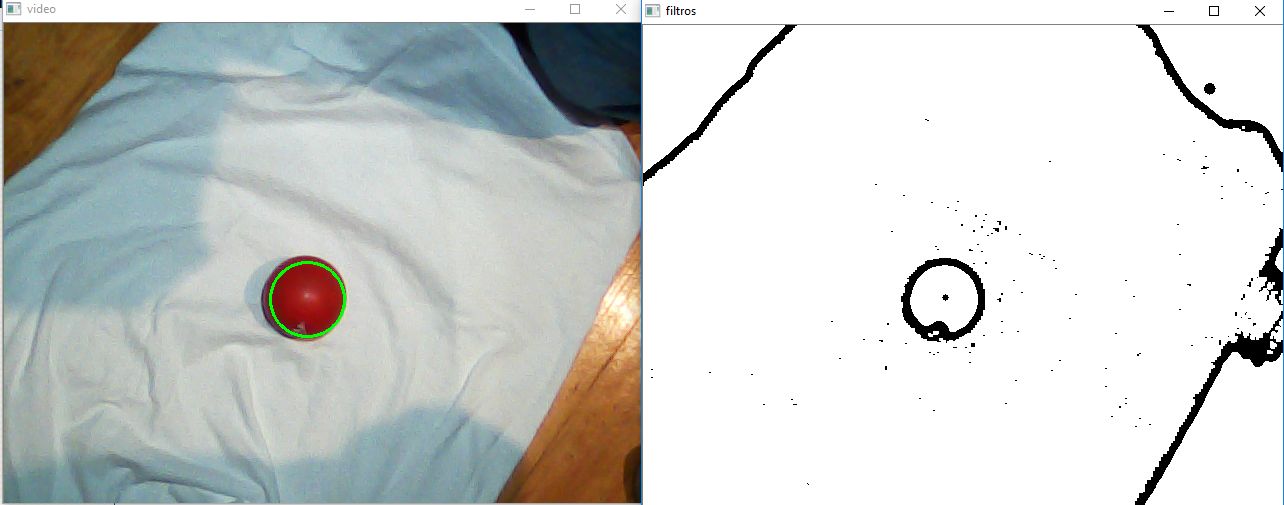
//> input picture 2. clase19-01-2019/programas clase/ball.PNG, 1284 x 505 px, given in place of the camera
$ ./balldetection   (built with g++ and OpenCV 4)
//> lines starting //> are read from the running program, lines starting //| are printed output that depends on the picture; after the words box and inside, x2 and y2 are one past the last pixel; in counts of white or black regions, pixels touching at a corner belong together

//g++ $(pkg-config --cflags --libs opencv) -std=c++11  programaClase.cpp -o yourFileProgram
#include "opencv2/opencv.hpp"
using namespace cv;
using namespace std;
int main(int, char**)
{
    int circulosMax = 5;
    circulosMax = circulosMax -1;
    vector<Vec3f> circles;
    Scalar min = Scalar(0,0,66);
    Scalar max = Scalar(162,114,255);
    Mat frame;
    Mat hsv;
    Mat mask;
    Mat frame2;
    Mat filtro1, filtro2;

    VideoCapture cap(0);
    if(!cap.isOpened())
        return -1;

    for(;;)
    {

        cap >> frame;
//> frame is the input picture: 505 rows x 1284 cols, CV_8UC3; mean B, G, R 206.5, 208.6, 205.3
        cvtColor(frame, hsv, COLOR_BGR2HSV);
//> hsv: 505 rows x 1284 cols, CV_8UC3; mean H, S, V 33.1, 24.6, 213.3
        Scalar min = Scalar(0,0,66);
        Scalar max = Scalar(162,114,255);

        inRange(hsv, min, max, mask);
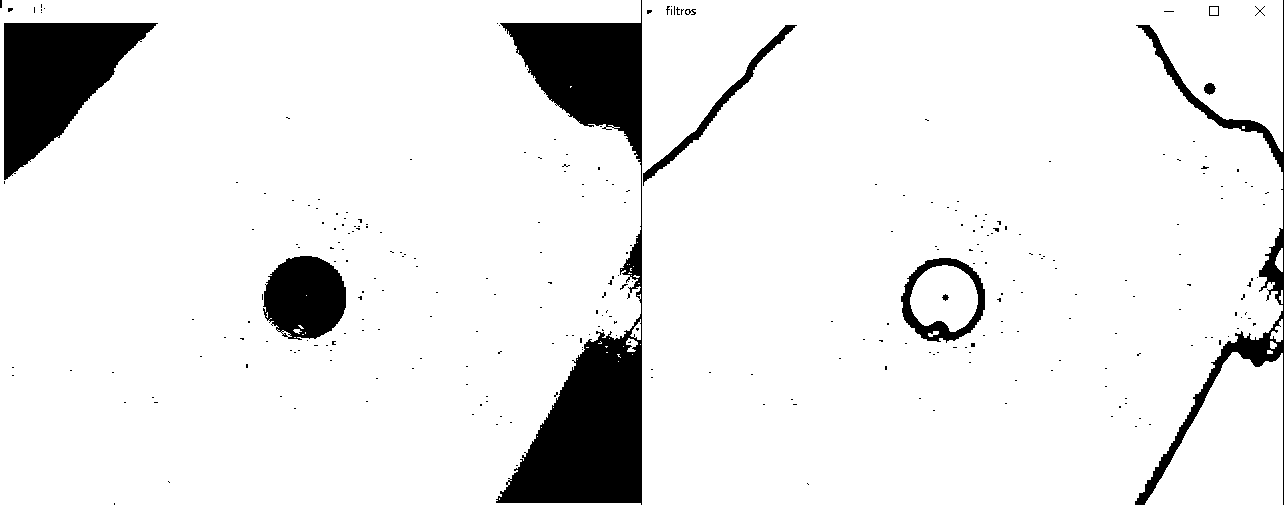
//> mask: 505 rows x 1284 cols, CV_8UC1; 91.2% white; 286 black regions (275 under 20 px), largest, box (x1, y1, x2, y2) and area: (496, 0, 642, 505) 28384, (4, 23, 158, 180) 12866, (1135, 0, 1284, 505) 5720
        adaptiveThreshold(mask, frame2,255,ADAPTIVE_THRESH_GAUSSIAN_C,THRESH_BINARY,19,3);
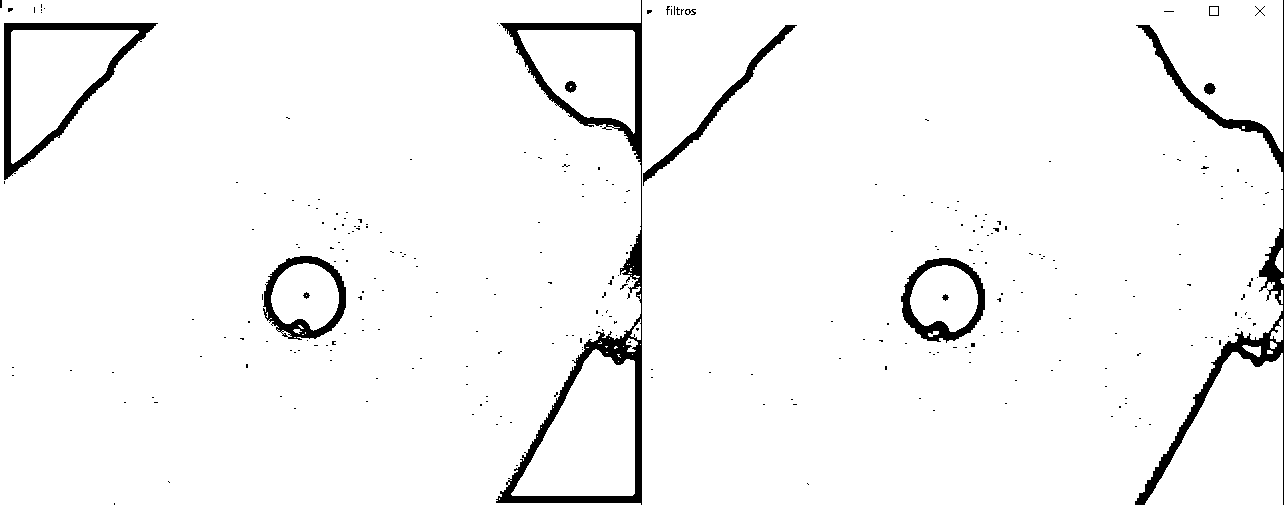
//> frame2: 505 rows x 1284 cols, CV_8UC1; 96.2% white; 288 black regions (275 under 20 px), largest, box (x1, y1, x2, y2) and area: (496, 0, 642, 505) 8400, (1135, 0, 1284, 505) 5574, (4, 23, 158, 180) 3561

        erode(frame2, filtro1, getStructuringElement(MORPH_RECT, Size(3, 3)) );
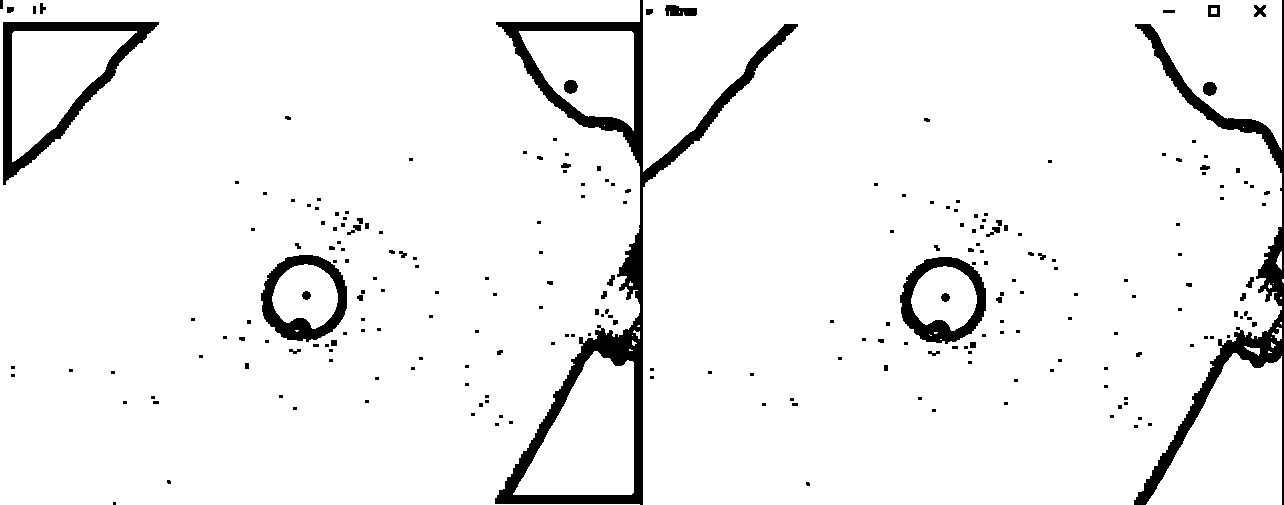
//> filtro1: 505 rows x 1284 cols, CV_8UC1; 94.3% white; 233 black regions (169 under 20 px), largest, box (x1, y1, x2, y2) and area: (495, 0, 798, 505) 14088, (1134, 0, 1284, 505) 7821, (3, 22, 159, 185) 4738
        dilate(filtro1, filtro2, getStructuringElement(MORPH_RECT, Size(3, 3)) );
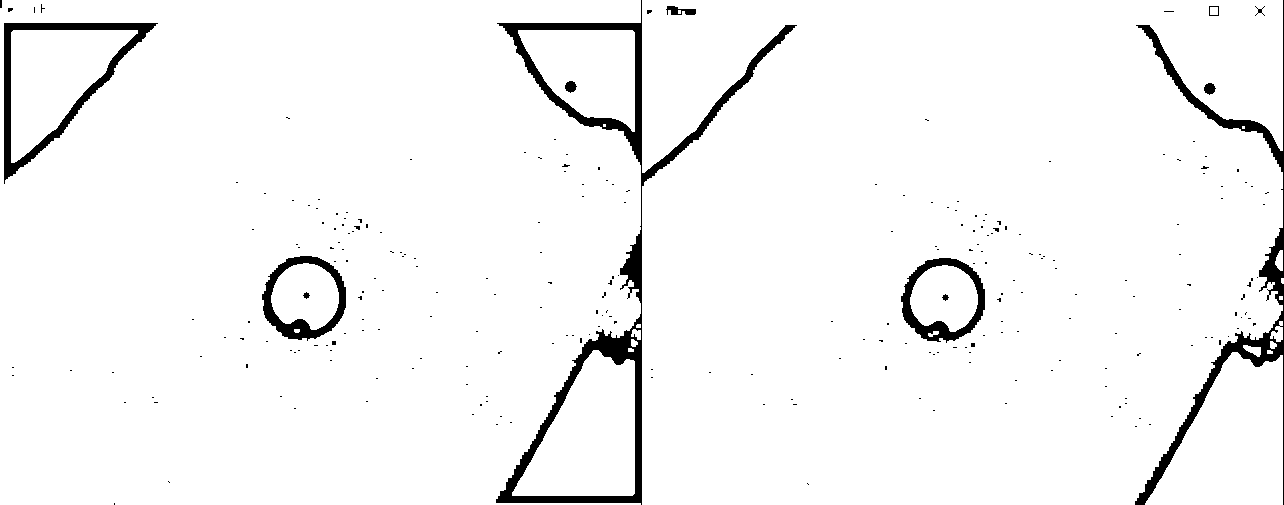
//> filtro2: 505 rows x 1284 cols, CV_8UC1; 96.1% white; 255 black regions (243 under 20 px), largest, box (x1, y1, x2, y2) and area: (496, 0, 797, 505) 10551, (1135, 0, 1284, 505) 5618, (4, 23, 158, 184) 3586

        HoughCircles( filtro2, circles, HOUGH_GRADIENT, 1, 10, 100, 15, 5, 100 );
//> circles = 46 circles (x, y, radius), first 12: [943.5, 298.5, 33.8], [303.5, 297.5, 42], [954.5, 306.5, 46.2], [314.5, 302.5, 44.4], [291.5, 297.5, 46.3], [930.5, 299.5, 46.3], [937.5, 310.5, 47], [710.5, 12.5, 68.8], [295.5, 287.5, 46.9], [304.5, 307.5, 44.6], [312.5, 289.5, 31.1], [589.5, 85.5, 64]
        if (circles.size()>0){
            for( int i = 0; i <circulosMax; i++ )
            {
            Vec3i c = circles[i];
            Point center = Point(c[0], c[1]);
            // circle center
            circle( frame, center, 1, Scalar(0,100,100), 3, LINE_AA);
            // circle outline
            int radius = c[2];
            circle( frame, center, radius, Scalar(255,0,255), 3, LINE_AA);
            }
//> this loop made 4 passes
//> (center, radius) on passes 1 to 4: (Point(944, 298), 34), (Point(304, 298), 42), (Point(954, 306), 46), (Point(314, 302), 44)
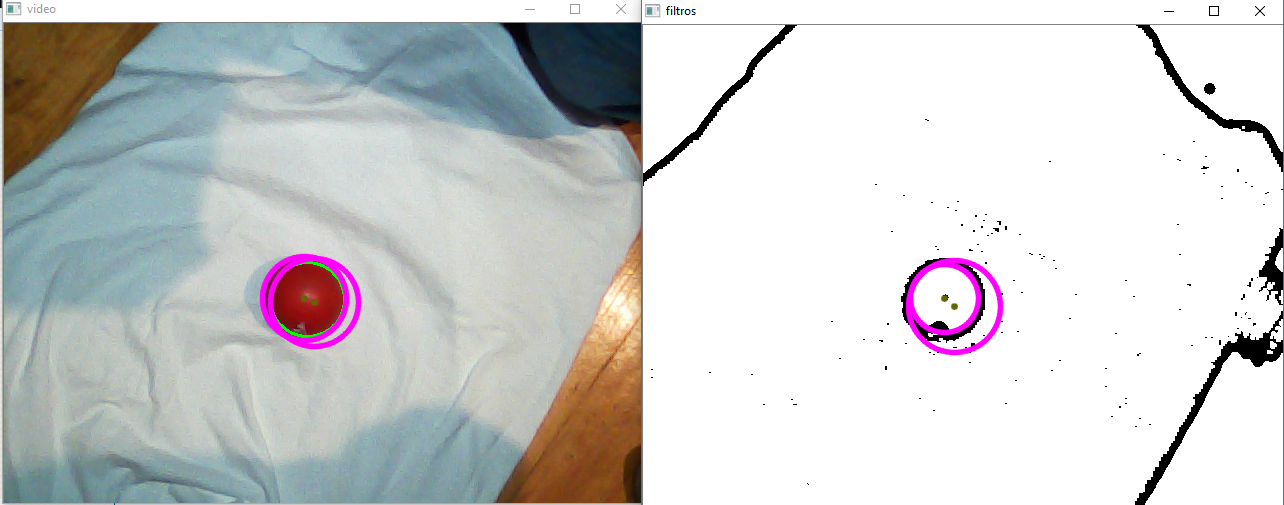
//> frame: 505 rows x 1284 cols, CV_8UC3; 1.02% of pixels changed, all inside (x1, y1, x2, y2) = (259, 253, 1004, 356)
        }

        imshow("frame", frame);
        imshow("filtros", filtro2);
        if(waitKey(30) >= 0) break;
//> the Esc key is pressed
    }
//> after the loop, circles = 46 items, first 12: [943.5, 298.5, 33.8], [303.5, 297.5, 42], [954.5, 306.5, 46.2], [314.5, 302.5, 44.4], [291.5, 297.5, 46.3], [930.5, 299.5, 46.3], [937.5, 310.5, 47], [710.5, 12.5, 68.8], [295.5, 287.5, 46.9], [304.5, 307.5, 44.6], [312.5, 289.5, 31.1], [589.5, 85.5, 64]

    return 0;
}
